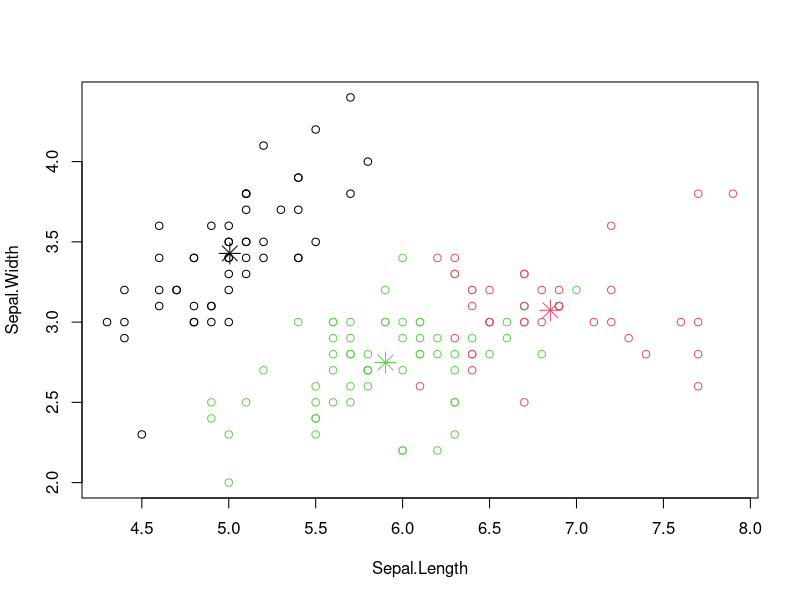
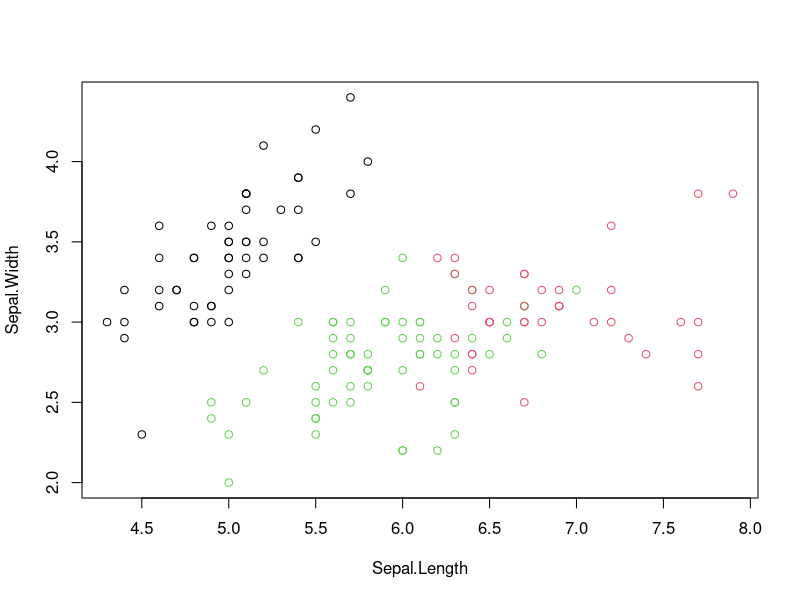

Source code (R) for these figures, in order:

newiris <- iris 
newiris$Species <- NULL 
(kc <- kmeans(newiris,3))
table(iris$Species,kc$cluster) 
plot(newiris[c("Sepal.Length","Sepal.Width")],col=kc$cluster) 
points(kc$centers[,c("Sepal.Length","Sepal.Width")],col=1:3,pch=8,cex=2) 
dev.off()
plot(newiris[c("Sepal.Length","Sepal.Width")],col=kc$cluster)
